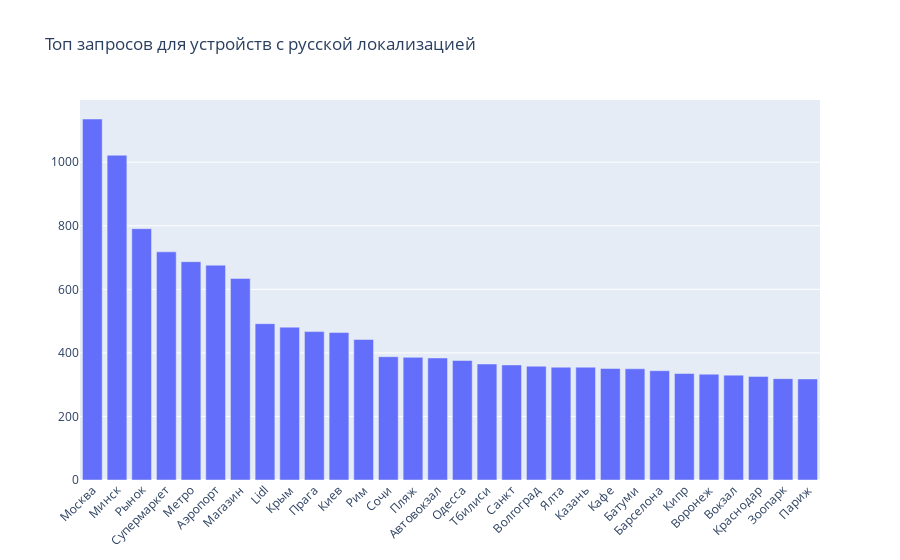

Write notebook code for a chart like this one.
### Code cell
top = dict(top.most_common(30))
fig = go.Figure(
    [go.Bar(x=list(top.keys()), y=list(top.values()), name='top')],
    layout_title_text='Топ запросов для устройств с русской локализацией'
)
fig.update_layout(barmode='group', xaxis_tickangle=-45)
fig.show()

### Figure 1 — Plotly figure (JSON) as saved in the notebook; plotly's stock layout.template omitted (floating-point values rounded to 4 significant figures)
{"data": [{"name": "top", "type": "bar", "x": ["Москва", "Минск", "Рынок", "Супермаркет", "Метро", "Аэропорт", "Магазин", "Lidl", "Крым", "Прага", "Киев", "Рим", "Сочи", "Пляж", "Автовокзал", "Одесса", "Тбилиси", "Санкт", "Волгоград", "Ялта", "Казань", "Кафе", "Батуми", "Барселона", "Кипр", "Воронеж", "Вокзал", "Краснодар", "Зоопарк", "Париж"], "y": [1136, 1022, 791, 718, 687, 676, 634, 492, 481, 467, 464, 442, 388, 386, 384, 376, 365, 362, 358, 355, 355, 351, 350, 344, 335, 333, 330, 326, 319, 318]}], "layout": {"barmode": "group", "title": {"text": "Топ запросов для устройств с русской локализацией"}, "xaxis": {"tickangle": -45}}}
